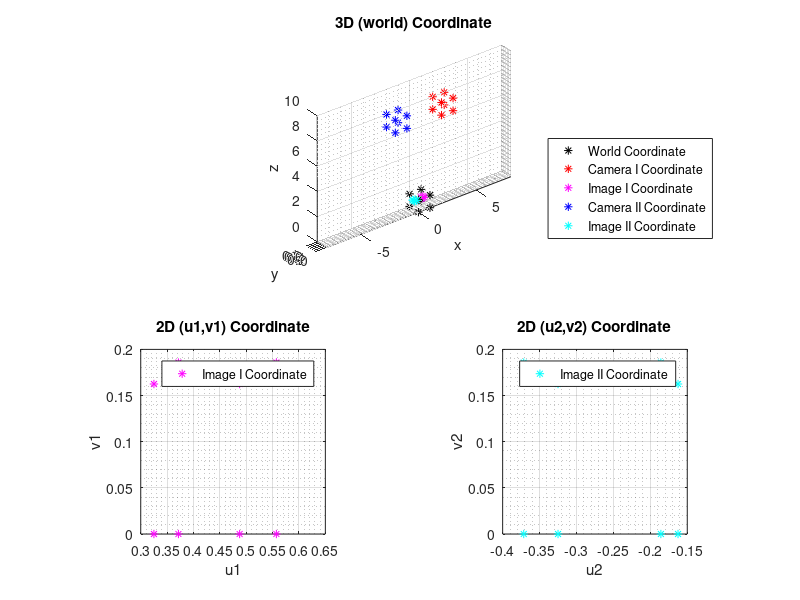

Reproduce this figure in MATLAB. (Note: this script raises an error after producing the figure.)
clear; clc; close all

XYZ = [ 0 1 1 0 0 1 1 0; ...
        0 0 1 1 0 0 1 1; ...
        0 0 0 0 1 1 1 1]; % world frame
    
% Camera I
thetax1 = 180; % rotational angle
thetay1 = -40;
Rx1 = [1 0 0; 0 cosd(thetax1) -sind(thetax1); 0 sind(thetax1) cosd(thetax1)]; % rotational matrix around x-axis
T1 = [2; 1; 8]; % translational matrix
f1 = 1.3; % focal length

% Camera II
thetax2 = 180; % rotational angle
thetay2 = 40;
Rx2 = [1 0 0; 0 cosd(thetax2) -sind(thetax2); 0 sind(thetax2) cosd(thetax2)]; % rotational matrix around x-axis
T2 = [-2; 1; 8]; % translational matrix
f2 = 1.3; % focal length

xyz1 = zeros(size(XYZ,1),size(XYZ,2));
xyz2 = zeros(size(XYZ,1),size(XYZ,2));
for i = 1:size(xyz1,2)
   xyz1(:,i) = Rx1*XYZ(:,i) + T1; % camera I frame
   xyz2(:,i) = Rx2*XYZ(:,i) + T2; % camera II frame
end

u1 = zeros(1,size(XYZ,2));
v1 = zeros(1,size(XYZ,2));

u2 = zeros(1,size(XYZ,2));
v2 = zeros(1,size(XYZ,2));

for i = 1:size(xyz1,2)
    u1(i) = f1*xyz1(1,i)/xyz1(3,i);
    v1(i) = f1*xyz1(2,i)/xyz1(3,i);
    
    u2(i) = f2*xyz2(1,i)/xyz2(3,i);
    v2(i) = f2*xyz2(2,i)/xyz2(3,i);
end

subplot(2,2,1:2)
plot3(XYZ(1,:),XYZ(2,:),XYZ(3,:),'k*',...
      xyz1(1,:),xyz1(2,:),xyz1(3,:),'r*',...
      u1,v1,ones(1,length(u1)),'m*',...
      xyz2(1,:),xyz2(2,:),xyz2(3,:),'b*',...
      u2,v2,ones(1,length(u2)),'c*')
legend('World Coordinate','Camera I Coordinate','Image I Coordinate','Camera II Coordinate','Image II Coordinate')
xlabel('x')
ylabel('y')
zlabel('z')
title('3D (world) Coordinate')
grid on
grid minor
axis equal
axis([-8 8 0 1 0 10])

subplot(2,2,3)
plot(u1,v1,'m*')
xlabel('u1')
ylabel('v1')
title('2D (u1,v1) Coordinate')
legend('Image I Coordinate','Location','Best')
grid on
grid minor
axis square
% axis([-2 2 -0.1 0.3])

subplot(2,2,4)
plot(u2,v2,'c*')
xlabel('u2')
ylabel('v2')
title('2D (u2,v2) Coordinate')
legend('Image II Coordinate','Location','Best')
grid on
grid minor
axis square
% axis([-2 2 -0.1 0.3])

%% Calculating depth Z
b = mean(abs(xyz1(1,:) - xyz2(1,:)));
d = round(u1,6) - round(u2,6);
Z = b*f1./d %f1 = f2